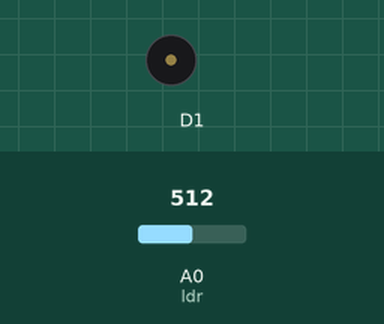
This sketch was run on a simulated ESP8266 (NodeMCU). Shown: buzzer (waves = sounding). The test bench sets the inputs (shaded band); at power-on: A0 (ldr) = 512. WiFi joins after 1.5 s; servers stay silent unless stated; what the sketch prints to the serial monitor is not drawn.

Above: at 2.7 s.
2.8 s: A0 (ldr) set to 572
4.6 s: A0 (ldr) set to 589
At 5.55 s:
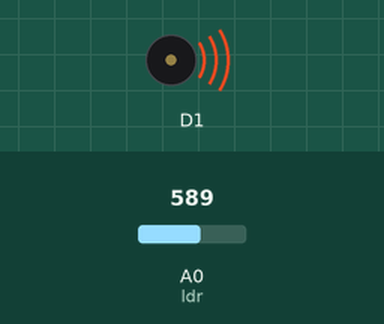
Timing chart, 0 to 13.6 s (numbered marks = the images above; inputs shaded):
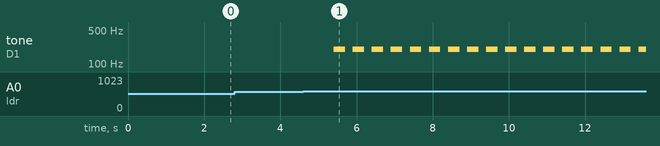

The sketch:

IV.ino
```cpp
//Libraries needed
#include <ESP8266WiFi.h>
#include <NTPClient.h>
#include <WiFiUdp.h>
#include <FirebaseArduino.h>

//Credentials for connection to firebase
#define FIREBASE_HOST "smart-iv-hackon.firebaseio.com"
#define FIREBASE_AUTH ""

//Credentials for connection to Wi-Fi
#define WIFI_SSID "Galaxy"
#define WIFI_PASSWORD "ssingh9970"

int ldr=A0;
float sensorValue=0;
boolean isEmpty;

void setup() {
  // put your setup code here, to run once:
 WiFi.begin(WIFI_SSID, WIFI_PASSWORD);
  Serial.print("connecting");
  while (WiFi.status() != WL_CONNECTED) {
    Serial.print(".");
    delay(500);
  }
  Serial.println();
  Serial.print("connected: ");
  Serial.println(WiFi.localIP());

  Firebase.begin(FIREBASE_HOST, FIREBASE_AUTH);
  pinMode(D1,OUTPUT);
  pinMode(ldr,INPUT);
}

void loop() {
  // put your main code here, to run repeatedly:
  sensorValue=analogRead(ldr);
  delay(100);
  Firebase.setFloat("/Room234/Bed10/",sensorValue);
   if(sensorValue<580)
  {
    isEmpty=false;
    Firebase.setBool("/Room234/Bed10/dripStatus",isEmpty);
  }
  if(sensorValue>580)
  {
    isEmpty=true;
    Firebase.setBool("/Room234/Bed10/dripStatus",isEmpty);
    tone(D1,200,300);
  }
  delay(100);
}
```

Measured:
- the behaviour switches between 580 and 581 on A0 (ldr) (found by bisection; images 0 and 1)
- after the input at 2.8 s, every drawn part: stays the same
- after the input at 4.6 s, tone on D1: alternates 200 Hz for 0.30 s and silent for 0.20 s, starting after 0.80 s
